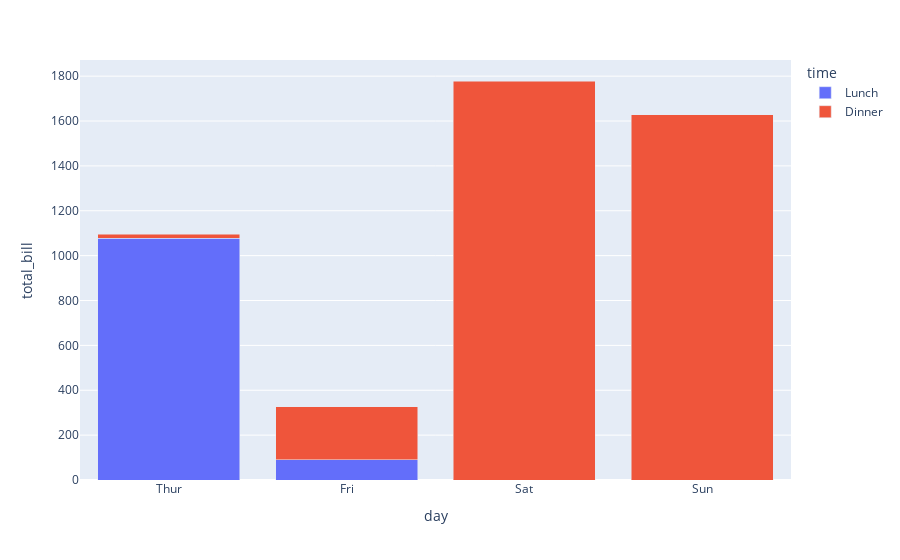

Notebook cell for this chart:
### Code cell
fig = px.bar(tips_grouped, x="day", y="total_bill", 
			color="time",barmode="stack")

fig.show()

### Figure 1 — Plotly figure (JSON) as saved in the notebook; plotly's stock layout.template omitted (floating-point values rounded to 4 significant figures)
{"data": [{"alignmentgroup": "True", "hovertemplate": "time=Lunch<br>day=%{x}<br>total_bill=%{y}<extra></extra>", "legendgroup": "Lunch", "marker": {"color": "#636efa", "pattern": {"shape": ""}}, "name": "Lunch", "offsetgroup": "Lunch", "orientation": "v", "showlegend": true, "textposition": "auto", "type": "bar", "x": ["Thur", "Fri", "Sat", "Sun"], "xaxis": "x", "y": [1078.0, 89.92, 0, 0], "yaxis": "y"}, {"alignmentgroup": "True", "hovertemplate": "time=Dinner<br>day=%{x}<br>total_bill=%{y}<extra></extra>", "legendgroup": "Dinner", "marker": {"color": "#EF553B", "pattern": {"shape": ""}}, "name": "Dinner", "offsetgroup": "Dinner", "orientation": "v", "showlegend": true, "textposition": "auto", "type": "bar", "x": ["Thur", "Fri", "Sat", "Sun"], "xaxis": "x", "y": [18.78, 236.0, 1778.0, 1627.0], "yaxis": "y"}], "layout": {"barmode": "stack", "legend": {"title": {"text": "time"}, "tracegroupgap": 0}, "margin": {"t": 60}, "xaxis": {"anchor": "y", "domain": [0, 1], "title": {"text": "day"}}, "yaxis": {"anchor": "x", "domain": [0, 1], "title": {"text": "total_bill"}}}}
